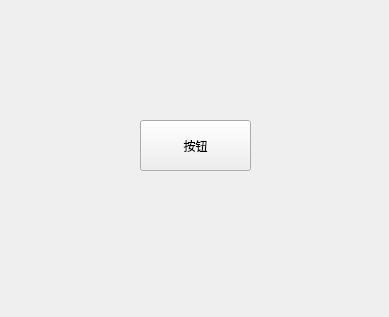
<?xml version="1.0" encoding="UTF-8"?>
<ui version="4.0">
 <class>Widget</class>
 <widget class="QWidget" name="Widget">
  <property name="geometry">
   <rect>
    <x>0</x>
    <y>0</y>
    <width>389</width>
    <height>317</height>
   </rect>
  </property>
  <property name="windowTitle">
   <string>Widget</string>
  </property>
  <widget class="QPushButton" name="pushButton">
   <property name="geometry">
    <rect>
     <x>140</x>
     <y>120</y>
     <width>111</width>
     <height>51</height>
    </rect>
   </property>
   <property name="text">
    <string>按钮</string>
   </property>
  </widget>
 </widget>
 <resources/>
 <connections/>
</ui>
